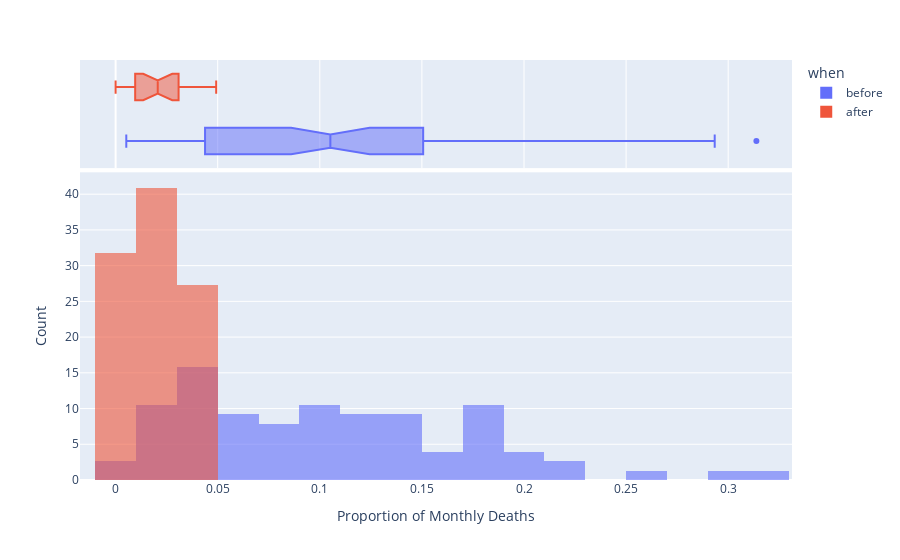

The cell this chart's notebook holds for it:
### Markdown cell above
### Use Histograms to Visualise the Monthly Distribution of Outcomes

**Challenge**: Create a [plotly histogram](https://plotly.com/python/histograms/) to show the monthly percentage of deaths. 

* Use docs to check out the available parameters. Use the [`color` parameter](https://plotly.github.io/plotly.py-docs/generated/plotly.express.histogram.html) to display two overlapping histograms.
* The time period of handwashing is shorter than not handwashing. Change `histnorm` to `percent` to make the time periods comparable. 
* Make the histograms slighlty transparent
* Experiment with the number of bins on the histogram. Which number work well in communicating the range of outcomes?
* Just for fun, display your box plot on the top of the histogram using the `marginal` parameter.

### Code cell
hist = px.histogram(
    df_monthly,
    x='pct_deaths',
    color='when',
    nbins=30,
    opacity=0.6,
    barmode='overlay',
    marginal='box',
    histnorm='percent'
)

hist.update_layout(
    xaxis_title='Proportion of Monthly Deaths',
    yaxis_title='Count'
)

hist.show()

### Figure 1 — Plotly figure (JSON) as saved in the notebook; plotly's stock layout.template omitted (floating-point values rounded to 4 significant figures)
{"data": [{"alignmentgroup": "True", "bingroup": "x", "histnorm": "percent", "hovertemplate": "when=before<br>pct_deaths=%{x}<br>percent=%{y}<extra></extra>", "legendgroup": "before", "marker": {"color": "#636efa", "opacity": 0.6, "pattern": {"shape": ""}}, "name": "before", "nbinsx": 30, "offsetgroup": "before", "orientation": "v", "showlegend": true, "type": "histogram", "x": [0.1457, 0.07531, 0.04332, 0.01569, 0.007843, 0.05, 0.08421, 0.01351, 0.01878, 0.1102, 0.2255, 0.2085, 0.1222, 0.1023, 0.1074, 0.03226, 0.06593, 0.2078, 0.2546, 0.1839, 0.2934, 0.2297, 0.3138, 0.1912, 0.1597, 0.1241, 0.1193, 0.06098, 0.04082, 0.005236, 0.01554, 0.02262, 0.176, 0.07143, 0.08051, 0.1516, 0.1128, 0.1703, 0.1731, 0.05833, 0.02679, 0.04369, 0.0632, 0.01224, 0.03226, 0.1102, 0.1055, 0.07591, 0.04745, 0.04452, 0.04231, 0.04392, 0.07143, 0.06122, 0.03586, 0.1055, 0.1484, 0.1094, 0.1049, 0.1339, 0.1809, 0.1543, 0.1897, 0.1344, 0.1015, 0.131, 0.1806, 0.1439, 0.1496, 0.1077, 0.05369, 0.03215, 0.01923, 0.03607, 0.1827, 0.1224], "xaxis": "x", "yaxis": "y"}, {"alignmentgroup": "True", "hovertemplate": "when=before<br>pct_deaths=%{x}<extra></extra>", "legendgroup": "before", "marker": {"color": "#636efa"}, "name": "before", "notched": true, "offsetgroup": "before", "showlegend": false, "type": "box", "x": [0.1457, 0.07531, 0.04332, 0.01569, 0.007843, 0.05, 0.08421, 0.01351, 0.01878, 0.1102, 0.2255, 0.2085, 0.1222, 0.1023, 0.1074, 0.03226, 0.06593, 0.2078, 0.2546, 0.1839, 0.2934, 0.2297, 0.3138, 0.1912, 0.1597, 0.1241, 0.1193, 0.06098, 0.04082, 0.005236, 0.01554, 0.02262, 0.176, 0.07143, 0.08051, 0.1516, 0.1128, 0.1703, 0.1731, 0.05833, 0.02679, 0.04369, 0.0632, 0.01224, 0.03226, 0.1102, 0.1055, 0.07591, 0.04745, 0.04452, 0.04231, 0.04392, 0.07143, 0.06122, 0.03586, 0.1055, 0.1484, 0.1094, 0.1049, 0.1339, 0.1809, 0.1543, 0.1897, 0.1344, 0.1015, 0.131, 0.1806, 0.1439, 0.1496, 0.1077, 0.05369, 0.03215, 0.01923, 0.03607, 0.1827, 0.1224], "xaxis": "x2", "yaxis": "y2"}, {"alignmentgroup": "True", "bingroup": "x", "histnorm": "percent", "hovertemplate": "when=after<br>pct_deaths=%{x}<br>percent=%{y}<extra></extra>", "legendgroup": "after", "marker": {"color": "#EF553B", "opacity": 0.6, "pattern": {"shape": ""}}, "name": "after", "nbinsx": 30, "offsetgroup": "after", "orientation": "v", "showlegend": true, "type": "histogram", "x": [0.02239, 0.012, 0.01894, 0.0458, 0.03957, 0.04472, 0.0293, 0.03534, 0.006873, 0, 0.006557, 0.009585, 0.01136, 0.003717, 0, 0.009615, 0.02341, 0.02903, 0.0134, 0.02233, 0.03085, 0.04926], "xaxis": "x", "yaxis": "y"}, {"alignmentgroup": "True", "hovertemplate": "when=after<br>pct_deaths=%{x}<extra></extra>", "legendgroup": "after", "marker": {"color": "#EF553B"}, "name": "after", "notched": true, "offsetgroup": "after", "showlegend": false, "type": "box", "x": [0.02239, 0.012, 0.01894, 0.0458, 0.03957, 0.04472, 0.0293, 0.03534, 0.006873, 0, 0.006557, 0.009585, 0.01136, 0.003717, 0, 0.009615, 0.02341, 0.02903, 0.0134, 0.02233, 0.03085, 0.04926], "xaxis": "x2", "yaxis": "y2"}], "layout": {"barmode": "overlay", "legend": {"title": {"text": "when"}, "tracegroupgap": 0}, "margin": {"t": 60}, "xaxis": {"anchor": "y", "domain": [0, 1], "title": {"text": "Proportion of Monthly Deaths"}}, "xaxis2": {"anchor": "y2", "domain": [0, 1], "matches": "x", "showgrid": true, "showticklabels": false}, "yaxis": {"anchor": "x", "domain": [0, 0.7326], "title": {"text": "Count"}}, "yaxis2": {"anchor": "x2", "domain": [0.7426, 1], "matches": "y2", "showgrid": false, "showline": false, "showticklabels": false, "ticks": ""}}}
